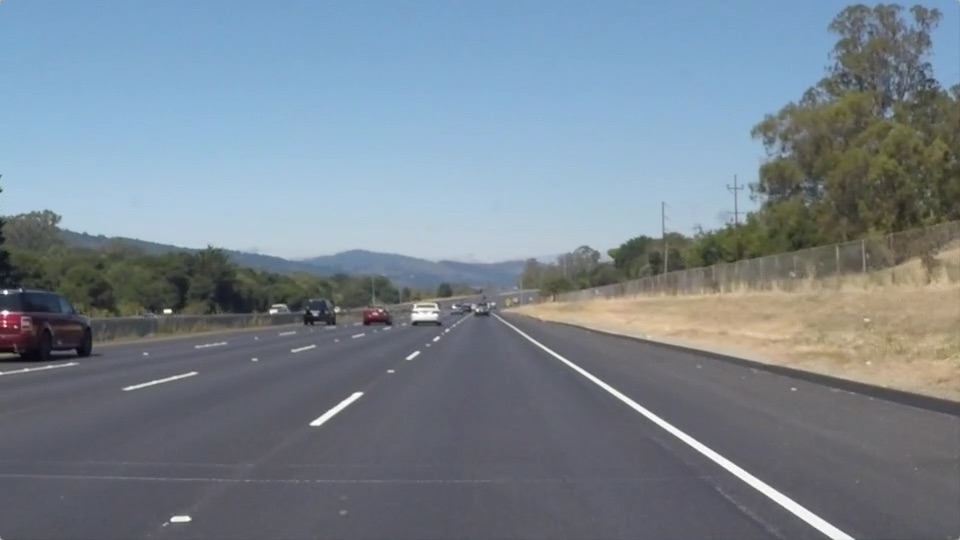
#> input picture Lab3/road2.jpg, 960 x 540 px
$ python Lab3.1.py
#> lines starting #> are read from the running program, lines starting #| are printed output that depends on the picture; after the words box and inside, x2 and y2 are one past the last pixel; in counts of white or black regions, pixels touching at a corner belong together
import numpy as np
import cv2


def show(label: str, image_to_show: np.ndarray) -> None:
    cv2.imshow(label, image_to_show)
    cv2.waitKey(0)
    cv2.destroyAllWindows()


def demonstrate_staps():
    img = cv2.imread("road2.jpg")
#> img is the input picture: shape (540, 960, 3); mean B, G, R 143.7, 132.6, 120.3
    show("original image", img)

    # конвертуємо зображення у чорнобіле
    grayScale = cv2.cvtColor(img, cv2.COLOR_BGR2GRAY)
    show("grayscale image", grayScale)

    # розмиваємо зображення для того, аби прибрати шуми
    kernel_size = 5
    blur = cv2.GaussianBlur(grayScale, (kernel_size, kernel_size), 0)
    show("blur image", blur)

    # за допомогою алгоритму Кенні знаходимо межі об'єктів
    low_t = 50
    high_t = 150
    edges = cv2.Canny(blur, low_t, high_t)
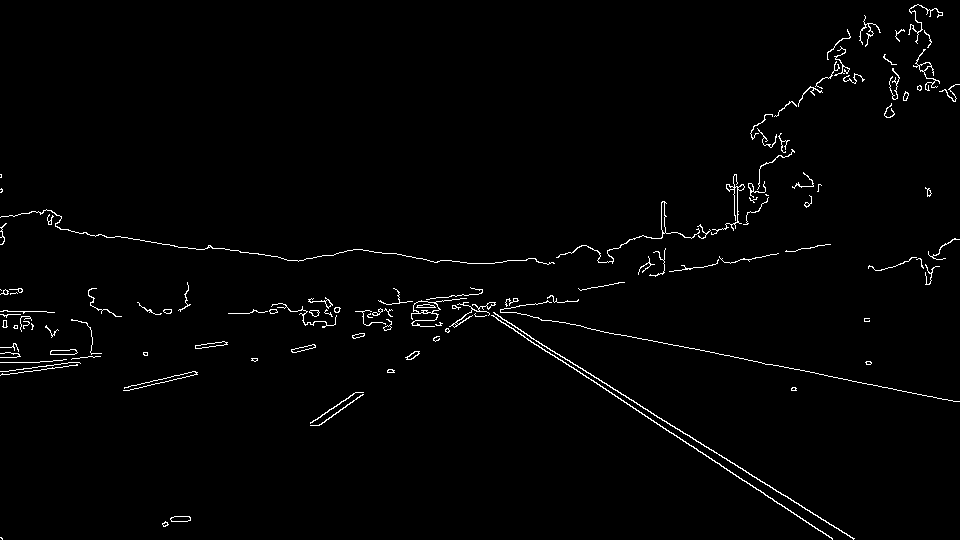
#> edges: shape (540, 960); 1.5% white in thin lines or dots
    show("edges image", edges)

    # Оскільки нас цікавлять лише об'єкти у межах певної області, накладемо на зображення маску
    vertices = np.array(
        [[(0, img.shape[0]), (450, 310), (490, 310), (img.shape[1], img.shape[0])]], dtype=np.int32)
    mask = np.zeros_like(edges)
    cv2.fillPoly(mask, vertices, 255)
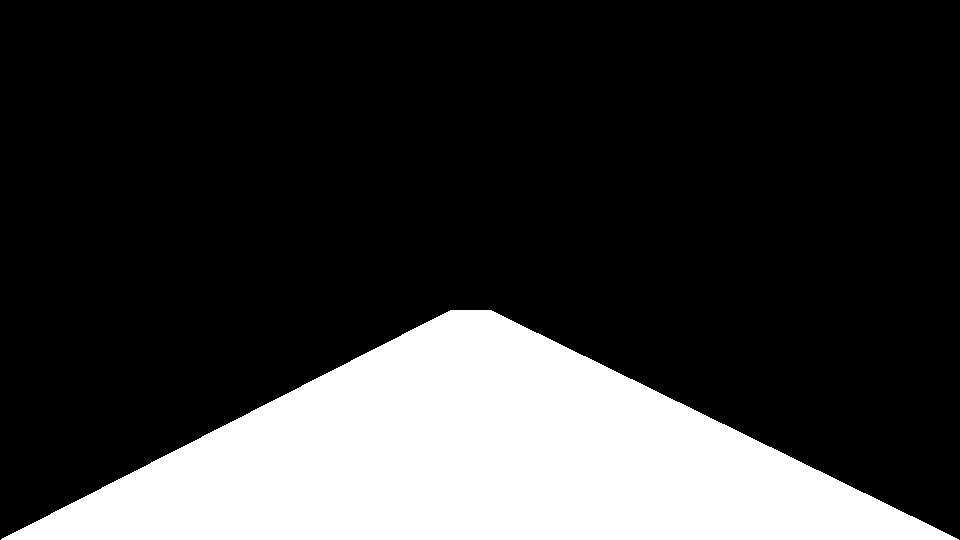
#> mask: shape (540, 960); 22.2% white; 1 white region, box (x1, y1, x2, y2) and area: (1, 310, 959, 540) 115115
    show("mask image", mask)
    masked_edges = cv2.bitwise_and(edges, mask)
#> masked_edges: shape (540, 960); 0.31% white in thin lines or dots, all inside (x1, y1, x2, y2) = (2, 310, 855, 540)
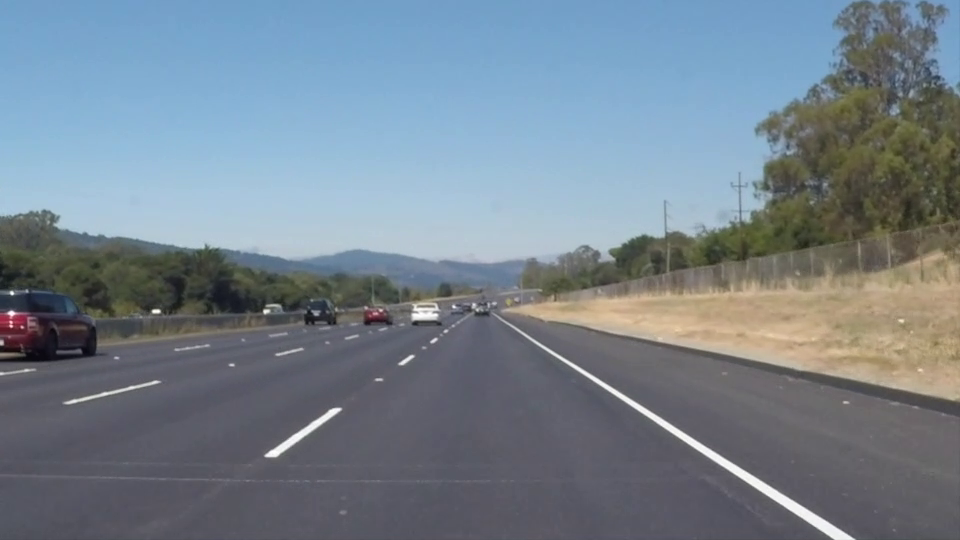
#> input picture frame 22 of Lab3/road.mp4, 960 x 540 px
#> in process_video, frame is the input picture: shape (540, 960, 3); mean B, G, R 141.9, 130.7, 117.7
    show("masked_edges image", masked_edges)


# Метод для малювання ліній дорожньої розмітки на зображенні
def draw_lines(frame, lines, color=[0, 0, 255], thickness=10):
    x_bottom_pos = []
    x_upper_pos = []
    x_bottom_neg = []
    x_upper_neg = []
    y_bottom = 540
    y_upper = 315
    for line in lines:
        for x1, y1, x2, y2 in line:
            slope = ((y2 - y1) / (x2 - x1))
            b = y1 - slope * x1
            if slope > 0.5 and slope < 0.8:
                x_bottom_pos.append((y_bottom - b) / slope)
                x_upper_pos.append((y_upper - b) / slope)
            elif slope < -0.5 and slope > -0.8:
                x_bottom_neg.append((y_bottom - b) / slope)
                x_upper_neg.append((y_upper - b) / slope)
    if len(x_bottom_pos) > 0 and len(x_bottom_neg) > 0:
        lines_mean = np.array(
            [[int(np.mean(x_bottom_pos)), int(np.mean(y_bottom)), int(np.mean(x_upper_pos)), int(np.mean(y_upper))],
             [int(np.mean(x_bottom_neg)), int(np.mean(y_bottom)), int(np.mean(x_upper_neg)), int(np.mean(y_upper))]])
        for i in range(len(lines_mean)):
            cv2.line(frame, (lines_mean[i, 0], lines_mean[i, 1]),
                     (lines_mean[i, 2], lines_mean[i, 3]), color, thickness)


# Метод для обробки зображення - пошуку на ньому дорожньої розмітки
def process_image(frame):
    vertices = np.array(
        [[(0, frame.shape[0]),
          (450, 310),
          (490, 310),
          (frame.shape[1], frame.shape[0])]], dtype=np.int32)
    grayScale = cv2.cvtColor(frame, cv2.COLOR_BGR2GRAY)
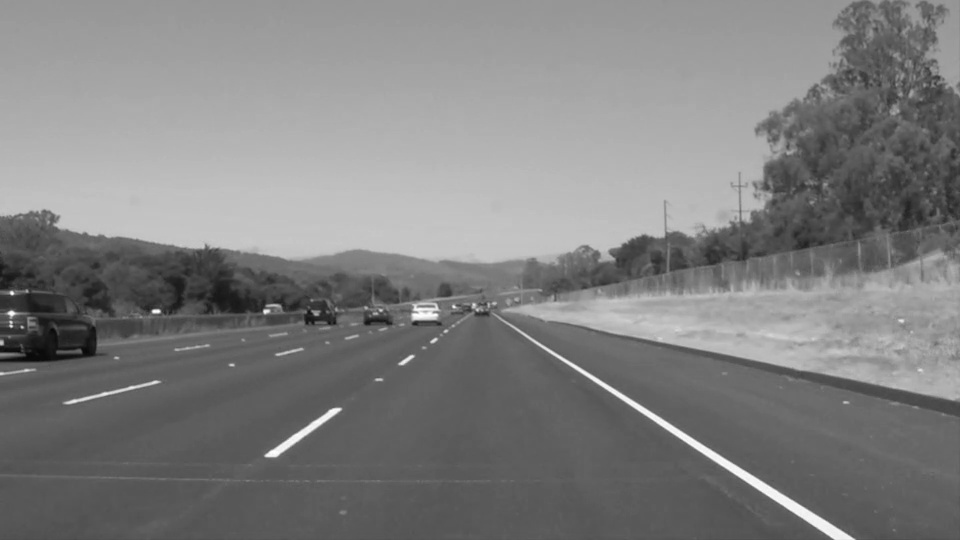
#> grayScale: shape (540, 960); min 6, max 255, mean 128
    blur = cv2.GaussianBlur(grayScale, (5, 5), 0)
    edges = cv2.Canny(blur, 50, 150)
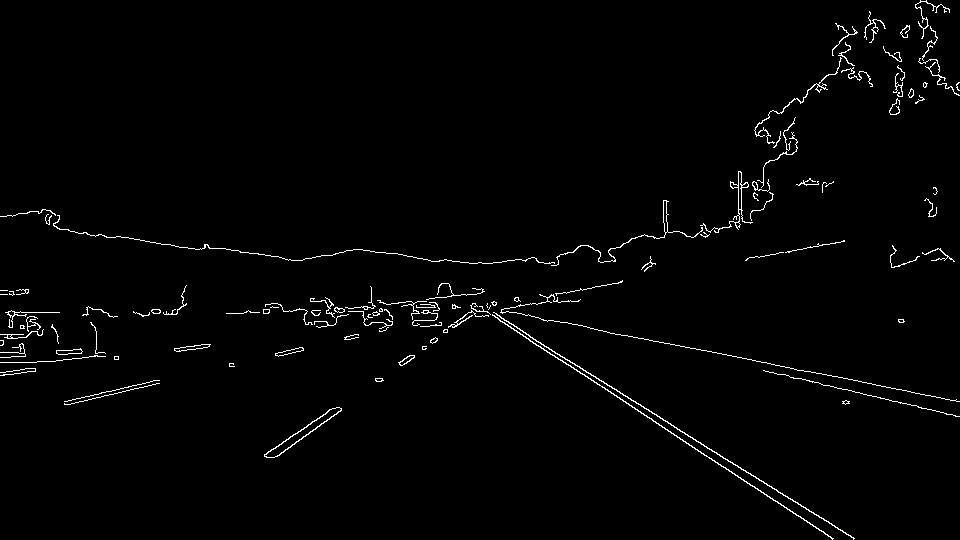
#> edges: shape (540, 960); 1.6% white in thin lines or dots
    mask = np.zeros_like(edges)
    cv2.fillPoly(mask, vertices, 255)
    masked_edges = cv2.bitwise_and(edges, mask)
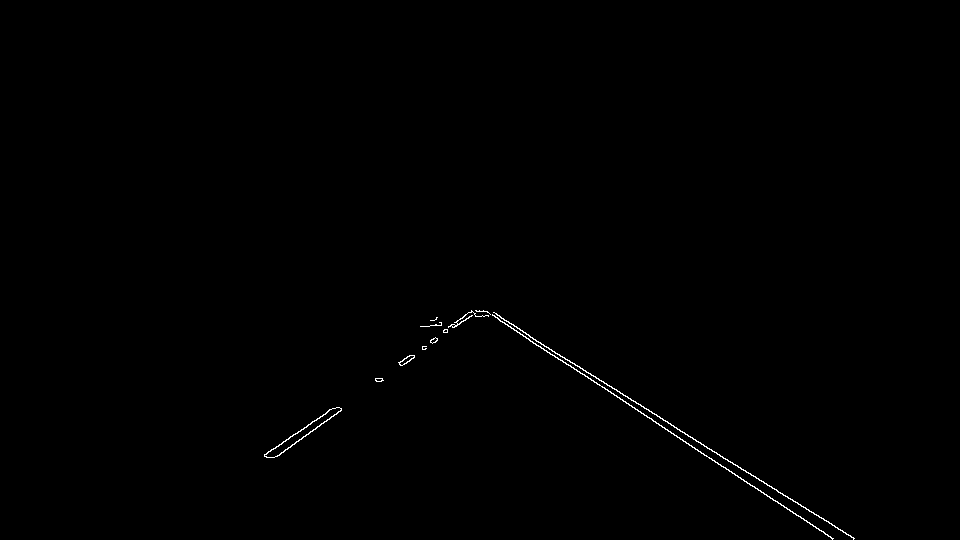
#> masked_edges: shape (540, 960); 0.32% white in thin lines or dots, all inside (x1, y1, x2, y2) = (264, 310, 855, 540)
    lines = cv2.HoughLinesP(
        masked_edges, 3, np.pi / 180, 15, np.array([]),
        minLineLength=100,
        maxLineGap=70)
#> lines = [[486, 311, 673, 433], [264, 456, 472, 311], [493, 312, 854, 538], [276, 456, 476, 311], [504, 320, 853, 538], [295, 434, 479, 310], [336, 414, 460, 318], [264, 454, 455, 325]]
    draw_lines(frame, lines)
#> the loop in draw_lines, `for line in lines:` made 8 passes
#> after the loop in draw_lines, `for line in lines:`: x_bottom_neg = [143.5, 160.1, 137.7, 173.2, 136.7]; x_bottom_pos = [837, 857.2, 856.2]; x_upper_neg = [466.3, 470.5, 471.6, 463.9, 469.8]; x_upper_pos = [492.1, 497.8, 496]
#> in draw_lines, `lines_mean = np.array( [[int(np.mean(x_bottom_pos)), int(np.mean(y_bot..`: lines_mean = [[850, 540, 495, 315], [150, 540, 468, 315]]
#> the loop in draw_lines, `for i in range(len(lines_mean)):` made 2 passes
#> after the loop in draw_lines, `for i in range(len(lines_mean)):`:
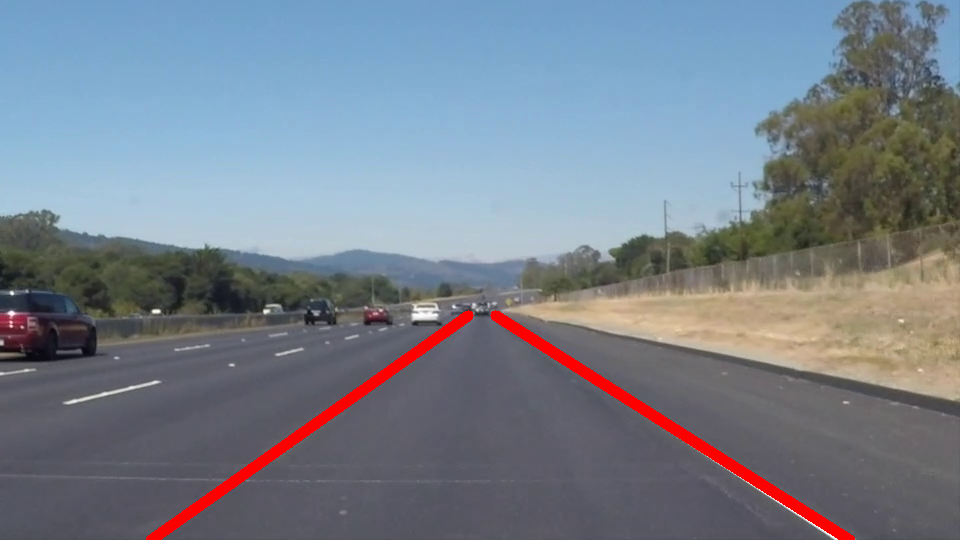
#> frame: shape (540, 960, 3); 1.75% of pixels changed, all inside (x1, y1, x2, y2) = (146, 310, 855, 540)


# метод для покадрової обробки та відображення відео
def process_video():
    cv2.startWindowThread()
    video_capture = cv2.VideoCapture("road.mp4")
    while video_capture.isOpened():
        ret, frame = video_capture.read()
        if ret:
            process_image(frame)
            cv2.imshow("frame", frame)
            if cv2.waitKey(1) & 0xFF == ord("q"):
#> (key q is pressed here)
                break
        else:
            break
    video_capture.release()
    cv2.destroyAllWindows()


if __name__ == '__main__':
    demonstrate_staps()
    process_video()
